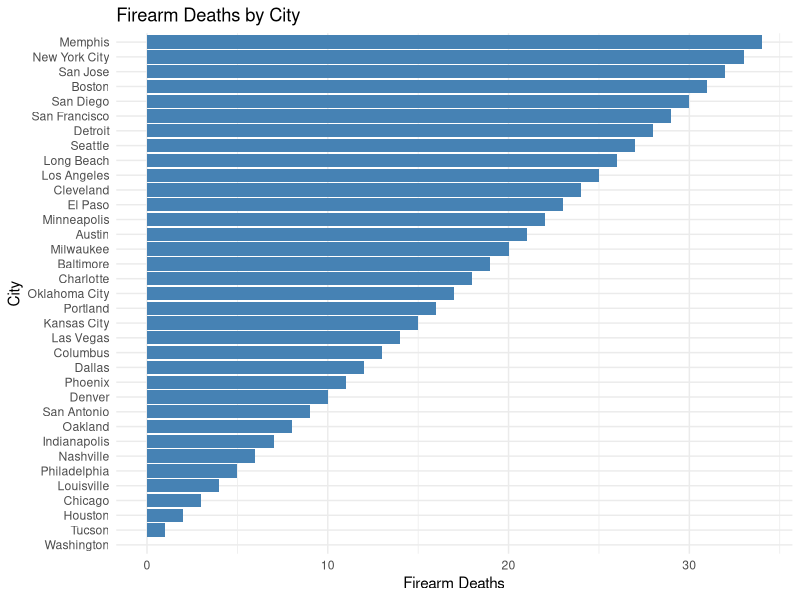
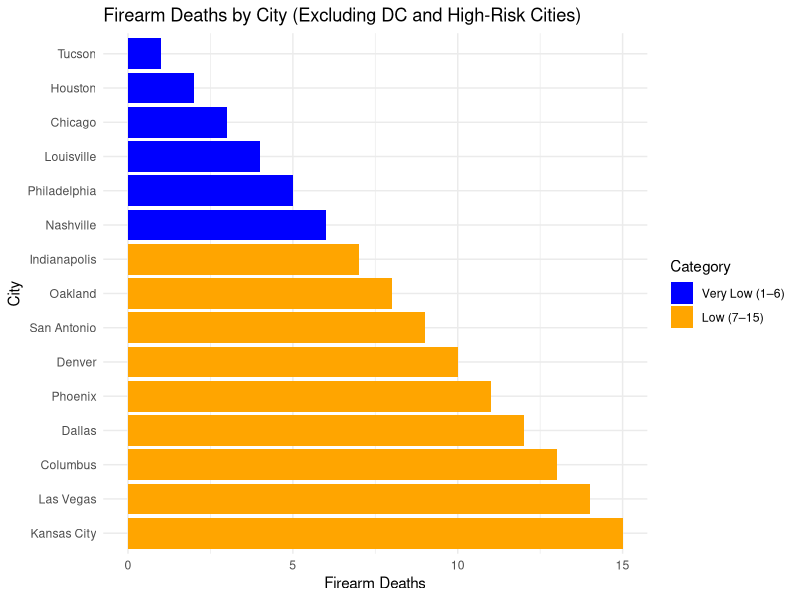
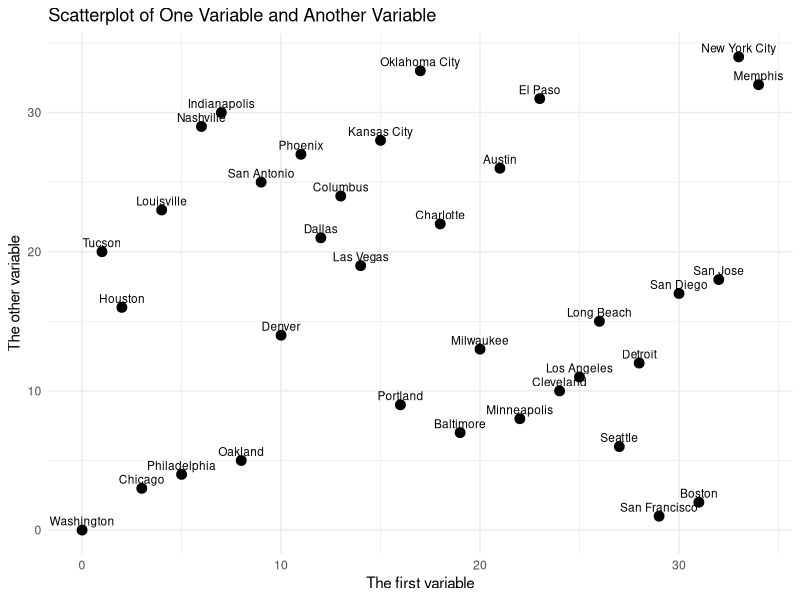
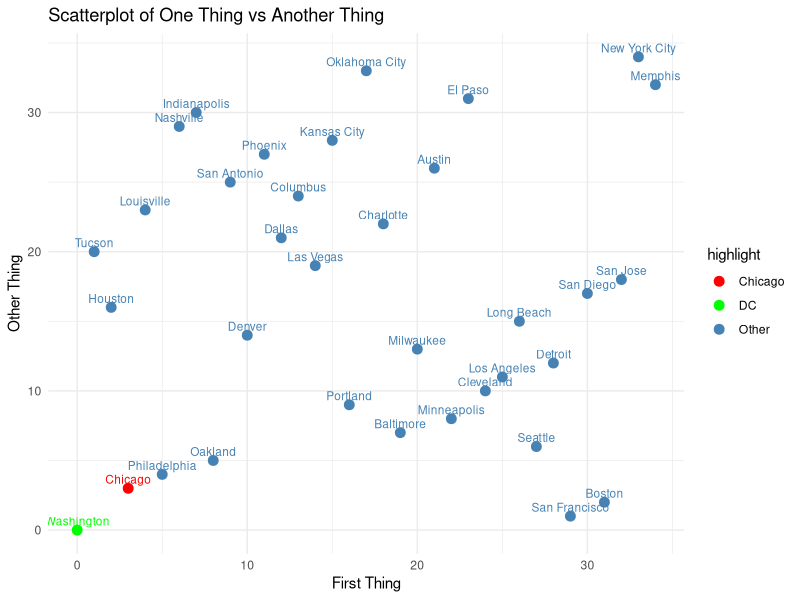
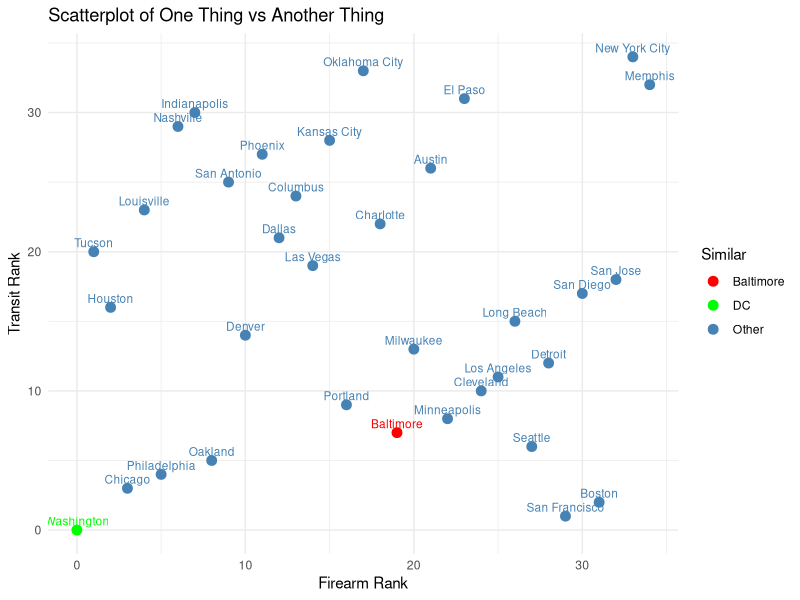

The R script that drew these images, in order:
# Step 1: libraries
library(tidyverse)

# Step 2: build a data table of the cities with just city names
cities <- data.frame(
  city = c(
    "Austin", "Baltimore", "Boston", "Charlotte", "Chicago",
    "Cleveland", "Columbus", "Dallas", "Denver", "Detroit",
    "El Paso", "Houston", "Indianapolis", "Kansas City",
    "Las Vegas", "Long Beach", "Los Angeles", "Louisville",
    "Memphis", "Milwaukee", "Minneapolis", "Nashville",
    "New York City", "Oakland", "Oklahoma City", "Philadelphia",
    "Phoenix", "Portland", "San Antonio", "San Diego",
    "San Francisco", "San Jose", "Seattle", "Tucson",
    "Washington"
  ),
  state = c(
    "TX", "MD", "MA", "NC", "IL",
    "OH", "OH", "TX", "CO", "MI",
    "TX", "TX", "IN", "MO",
    "NV", "CA", "CA", "KY",
    "TN", "WI", "MN", "TN",
    "NY", "CA", "OK", "PA",
    "AZ", "OR", "TX", "CA",
    "CA", "CA", "WA", "AZ",
    "DC"
  ),
  stringsAsFactors = FALSE
)

# Step 3: Create city.state label
cities <- cities %>%
  mutate(city.state = paste(city, state, sep = ", "))

# Step 4: First dataset: firearm deaths
firearm_rank <- data.frame(
  city.state = c(
    "Washington, DC","Tucson, AZ","Houston, TX","Chicago, IL",
    "Louisville, KY","Philadelphia, PA","Nashville, TN",
    "Indianapolis, IN","Oakland, CA","San Antonio, TX",
    "Denver, CO","Phoenix, AZ","Dallas, TX","Columbus, OH",
    "Las Vegas, NV","Kansas City, MO","Portland, OR",
    "Oklahoma City, OK","Charlotte, NC","Baltimore, MD",
    "Milwaukee, WI","Austin, TX","Minneapolis, MN",
    "El Paso, TX","Cleveland, OH","Los Angeles, CA",
    "Long Beach, CA","Seattle, WA","Detroit, MI",
    "San Francisco, CA","San Diego, CA","Boston, MA",
    "San Jose, CA","New York City, NY","Memphis, TN"
  ),
  firearm.rank = 0:34
)

cities <- cities %>%
  left_join(firearm_rank, by = "city.state")

# Step 5: Second data: public transportation
transit_rank <- data.frame(
  city.state = c(
    "Washington, DC","San Francisco, CA","Boston, MA",
    "Chicago, IL","Philadelphia, PA","Oakland, CA",
    "Seattle, WA","Baltimore, MD","Minneapolis, MN",
    "Portland, OR","Cleveland, OH","Los Angeles, CA",
    "Detroit, MI","Milwaukee, WI","Denver, CO",
    "Long Beach, CA","Houston, TX","San Diego, CA",
    "San Jose, CA","Las Vegas, NV","Tucson, AZ",
    "Dallas, TX","Charlotte, NC","Louisville, KY",
    "Columbus, OH","San Antonio, TX","Austin, TX",
    "Phoenix, AZ","Kansas City, MO","Nashville, TN",
    "Indianapolis, IN","El Paso, TX","Memphis, TN",
    "Oklahoma City, OK","New York City, NY"
  ),
  transit.rank = 0:34
)

cities <- cities %>%
  left_join(transit_rank, by = "city.state")

# Step 6: Third data: health (not drugs)

# Step 7: Fourth data: Demographic/Socioeconomic

# Step 8: Visuals

### basic bar graph:
ggplot(cities, aes(x = reorder(city, firearm.rank), y = firearm.rank)) +
  geom_col(fill = "steelblue") +
  coord_flip() +
  labs(
    title = "Firearm Deaths by City",
    x = "City",
    y = "Firearm Deaths"
  ) +
  theme_minimal()

### less basic bar graph
# Create custom categories
cities$category.firearm <- cut(
  cities$firearm.rank,
  breaks = c(-1,0, 6, 15, 25, 34),
  labels = c("DC (0)", "Very Low (1–6)", "Low (7–15)", "Meh (16-25)", "High (26-34)")
)

# Filter out DC and High cities
plot_data <- cities %>%
  filter(category.firearm %in% c("Very Low (1–6)", "Low (7–15)"))

# Plot
ggplot(plot_data, aes(x = reorder(city, -firearm.rank), y = firearm.rank, fill = category.firearm)) +
  geom_col() +
  coord_flip() +
  scale_fill_manual(values = c(
    "Very Low (1–6)" = "blue",
    "Low (7–15)" = "orange"
  )) +
  labs(
    title = "Firearm Deaths by City (Excluding DC and High-Risk Cities)",
    x = "City",
    y = "Firearm Deaths",
    fill = "Category"
  ) +
  theme_minimal()

### scatterplot
ggplot(cities, aes(x = firearm.rank, y = transit.rank, label = city)) +
  geom_point(size = 3) +
  geom_text(vjust = -0.5, size = 3) +
  labs(
    title = "Scatterplot of One Variable and Another Variable",
    x = "The first variable",
    y = "The other variable",
  ) +
  theme_minimal()

### scatterplot with highlights
# Add a highlight column
cities$highlight <- ifelse(cities$city == "Washington", "DC",
                           ifelse(cities$city == "Chicago", "Chicago", 
                                  "Other"))

ggplot(cities, aes(x = firearm.rank, y = transit.rank, label = city, 
                   color = highlight)) +
  geom_point(size = 3) +
  geom_text(vjust = -0.5, size = 3, show.legend = FALSE) +
  scale_color_manual(values = c("DC" = "green", "Chicago" = "red", 
                                "Other" = "steelblue")) +
  labs(
    title = "Scatterplot of One Thing vs Another Thing",
    x = "First Thing",
    y = "Other Thing"
  ) +
  theme_minimal()

# another example 
cities$Similar <- ifelse(cities$city == "Washington", "DC",
                           ifelse(cities$city == "Baltimore", "Baltimore", 
                                  "Other"))

ggplot(cities, aes(x = firearm.rank, y = transit.rank, label = city, 
                   color = Similar)) +
  geom_point(size = 3) +
  geom_text(vjust = -0.5, size = 3, show.legend = FALSE) +
  scale_color_manual(values = c("DC" = "green", "Baltimore" = "red", 
                                "Other" = "steelblue")) +
  labs(
    title = "Scatterplot of One Thing vs Another Thing",
    x = "Firearm Rank",
    y = "Transit Rank"
  ) +
  theme_minimal()



